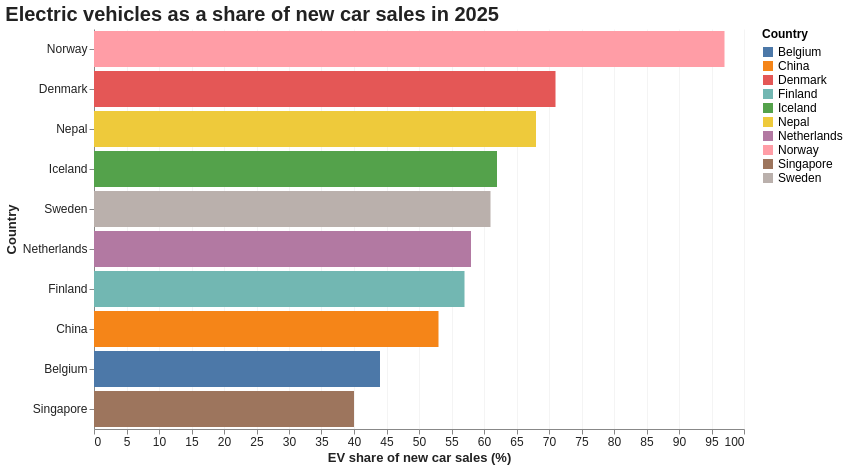

The notebook cell saved with this chart:
### Code cell
chart4 = (
    alt.Chart(top_ev_share)
    .mark_bar()
    .encode(
        y=alt.Y(
            "region_country:N",
            sort="-x",
            title="Country"
        ),
        x=alt.X(
            "value:Q",
            title="EV share of new car sales (%)"
        ),
        color=alt.Color(
            "region_country:N",
            title="Country",
            scale=alt.Scale(scheme="tableau10")
        ),
        tooltip=[
            alt.Tooltip(
                "region_country:N",
                title="Country"
            ),
            alt.Tooltip(
                "value:Q",
                title="EV sales share (%)",
                format=".1f"
            )
        ]
    )
    .properties(
        width=650,
        height=400,
        title="Electric vehicles as a share of new car sales in 2025"
    )
)

chart4 = ev_theme(chart4)

chart4

### Figure 1 — Vega-Lite specification as saved in the notebook (floating-point values rounded to 4 significant figures)
{"config": {"view": {"continuousWidth": 300, "continuousHeight": 300, "stroke": null}, "axis": {"gridColor": "#D9D9D9", "gridOpacity": 0.3, "labelColor": "#222222", "labelFontSize": 12, "titleColor": "#222222", "titleFontSize": 13}, "legend": {"labelFontSize": 12, "titleFontSize": 12}, "title": {"anchor": "start", "color": "#222222", "fontSize": 20, "subtitleFontSize": 13}}, "data": {"name": "data-e649c4d8def8c3841f250e4aa2a1d944"}, "mark": {"type": "bar"}, "encoding": {"color": {"field": "region_country", "scale": {"scheme": "tableau10"}, "title": "Country", "type": "nominal"}, "tooltip": [{"field": "region_country", "title": "Country", "type": "nominal"}, {"field": "value", "format": ".1f", "title": "EV sales share (%)", "type": "quantitative"}], "x": {"field": "value", "title": "EV share of new car sales (%)", "type": "quantitative"}, "y": {"field": "region_country", "sort": "-x", "title": "Country", "type": "nominal"}}, "height": 400, "title": "Electric vehicles as a share of new car sales in 2025", "width": 650, "$schema": "https://vega.github.io/schema/vega-lite/v6.4.1.json", "datasets": {"data-e649c4d8def8c3841f250e4aa2a1d944": [{"region_country": "Norway", "category": "Historical", "parameter": "EV sales share", "mode": "Cars", "powertrain": "EV", "year": 2025, "unit": "percent", "value": 97.0, "Aggregate group": "Other", "id": 578.0, "country_name": "Norway"}, {"region_country": "Denmark", "category": "Historical", "parameter": "EV sales share", "mode": "Cars", "powertrain": "EV", "year": 2025, "unit": "percent", "value": 71.0, "Aggregate group": "Other", "id": 208.0, "country_name": "Denmark"}, {"region_country": "Nepal", "category": "Historical", "parameter": "EV sales share", "mode": "Cars", "powertrain": "EV", "year": 2025, "unit": "percent", "value": 68.0, "Aggregate group": "Other", "id": 524.0, "country_name": "Nepal"}, {"region_country": "Iceland", "category": "Historical", "parameter": "EV sales share", "mode": "Cars", "powertrain": "EV", "year": 2025, "unit": "percent", "value": 62.0, "Aggregate group": "Other", "id": 352.0, "country_name": "Iceland"}, {"region_country": "Sweden", "category": "Historical", "parameter": "EV sales share", "mode": "Cars", "powertrain": "EV", "year": 2025, "unit": "percent", "value": 61.0, "Aggregate group": "Other", "id": 752.0, "country_name": "Sweden"}, {"region_country": "Netherlands", "category": "Historical", "parameter": "EV sales share", "mode": "Cars", "powertrain": "EV", "year": 2025, "unit": "percent", "value": 58.0, "Aggregate group": "Other", "id": 528.0, "country_name": "Netherlands"}, {"region_country": "Finland", "category": "Historical", "parameter": "EV sales share", "mode": "Cars", "powertrain": "EV", "year": 2025, "unit": "percent", "value": 57.0, "Aggregate group": "Other", "id": 246.0, "country_name": "Finland"}, {"region_country": "China", "category": "Historical", "parameter": "EV sales share", "mode": "Cars", "powertrain": "EV", "year": 2025, "unit": "percent", "value": 53.0, "Aggregate group": "Projection_country", "id": 156.0, "country_name": "China"}, {"region_country": "Belgium", "category": "Historical", "parameter": "EV sales share", "mode": "Cars", "powertrain": "EV", "year": 2025, "unit": "percent", "value": 44.0, "Aggregate group": "Other", "id": 56.0, "country_name": "Belgium"}, {"region_country": "Singapore", "category": "Historical", "parameter": "EV sales share", "mode": "Cars", "powertrain": "EV", "year": 2025, "unit": "percent", "value": 40.0, "Aggregate group": "Other", "id": 702.0, "country_name": "Singapore"}]}}
